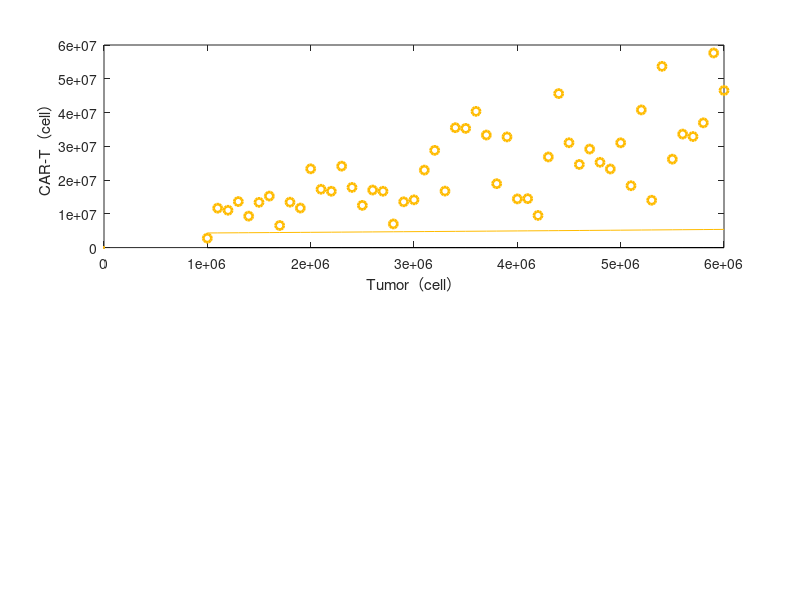

Write the MATLAB code that produced this figure. (Note: this script raises an error after producing the figure.)
%% 拟合一条曲线 按照15:1200:4800:5:1 剂量计算Noprogress  

function fitting()
 
D=load('Optimal.dat');
% D= tumor noprogress total T4 Tp TE TM Tr 

%% Cells numerical calculation and fitting
%% Tumor and Total dose
tumor=D(:,1);
m=length(tumor);

figure(1)
subplot(2,1,1)
plot(tumor,D(:,3),'o','color',[255 187 0]/255,'linewidth',2)%tumor Total
hold on
% x=linspace(1e7,4e7);
y1=4.144e6 * exp((4.385e-8)*tumor);
plot(tumor,y1,'color',[255 187 0]/255,LineWidth=2);
xlabel('Tumor（cell）');
ylabel('CAR-T（cell）'); 

%% 比例计算
T4 = y1 * (15/6021);
Tp = y1 * (1200/6021);
TE = y1 * (4800/6021);
TM = y1 * (5/6021);
Tr = y1 * (1/6021);
M=10^3 * ones(1,m);
 hold on
 
 Y=[T4'; Tp'; TE'; TM'; Tr';tumor'; M];

 x=D(:,1)';
 y=D(:,2)';
 xconf = [x x(end:-1:1)];%构造正反向的x值，作为置信区间的横坐标值
 yconf = [y+20 y(end:-1:1)-20];%构造y方向的上下范围，作为置信区间的纵坐标值
 p = fill(xconf,yconf,'red');%定义填充区间
 p.FaceColor = [1 0.8 0.8];%定义区间的填充颜色      
 p.EdgeColor = 'none';%定义区间边界的填充颜色，此处不设置
 hold on
 subplot(2,1,2)
 plot(D(:,1),D(:,2),'r*','color',[155 187 89]/255,'linewidth',1);
 rec_time=[];
 for i=1:m
    y0=Y(:,i);
    x0=0;xend=200;h=1;
    Z=ODE(x0,h,xend,y0);%Z(时间,肿瘤);
    AA=abs(Z(2:end,2)-tumor(i));
    xx=min(AA);
    pos=find(AA==xx)+1;
    rec_time=[rec_time,pos];
 end
 hold on 
plot(tumor,rec_time,'b-',linewidth=2)
xlabel('Tumor(cell)');
ylabel('t(day)');


end


